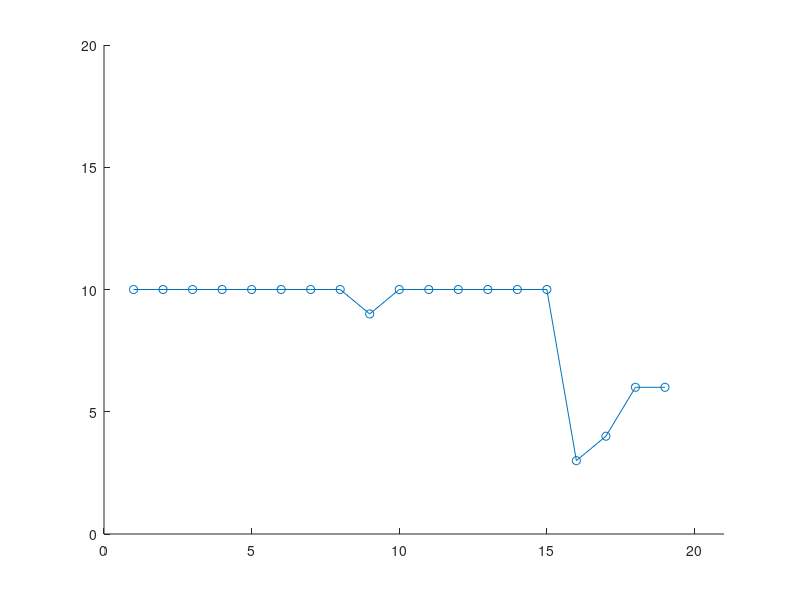

MATLAB code to generate this figure: (Note: this script raises an error after producing the figure.)
clear;close all;clc;
n_order = 7;

y = [10, 10, 10, 10, 10, 10, 10, 10, 9, 10, 10, 10, 10, 10, 10, 3, 4, 6, 6];

x = 1:size(y, 2);
n_seg = size(y, 2) - 1;

% plot the data
figure;
axis([0, size(y, 2)+2, 0, 20]);
hold on;
plot(x, y, '-o');
hold on;

% set the start state and end state
start_state = y(1);
end_state = y(end);

% define the segment time
for i = 1:n_seg
    ts(i) = 1;
end
ts(end) = 1;

% solve the QP program
coff = MinimumSnapQPSolver(start_state, end_state, y, ts, n_seg, n_order);


% plot the poly
X_n = [];
Y_n = [];

k = 1;
tstep = 0.01;
for i=0:n_seg-1
    P = coff((n_order+1)*i+1:(n_order+1)*i+(n_order+1));
    for t=0:tstep:ts(i+1)
        X_n(k) = 1 + (k-1)/100;
        Y_n(k) = polyval(flip(P),t);
        k = k+1;
    end
end
plot(X_n, Y_n ,'Color','#FFA500','LineWidth',2);

% plot the derivative
% d  = [];
% for i=0:n_seg-1
    % P = coff((n_order+1)*i+1:(n_order+1)*i+(n_order+1));
    % d = [d, derivative(P, 0, ts(i+1),tstep, 1)];
% end
% plot(X_n,d)
% hold on;


function poly_coef = MinimumSnapQPSolver(start_state, end_state, y, ts, n_seg, n_order)
    start_cond = zeros((n_order+1)/2, 1);
    start_cond(1) = start_state;
    end_cond = zeros((n_order+1)/2, 1);
    end_cond(1) = end_state;
    % get the weight of objective function
    Q = getQ_p_arms(n_seg, n_order, ts);
    % get the linear part of the objective function
    [Aeq, beq] = getAbeq_arms(n_seg, n_order, ts, start_cond, end_cond);
%     [Auneq, buneq]= getAbuneq(n_seg, n_order, ts, 1.0,1.0);
    f = zeros(size(Q,1),1);
    ub = inf(n_seg*(n_order+1),1)*10;
    lb = -inf(n_seg*(n_order+1),1)*3;
    for i = 2:n_seg
        ub(1 + (i-1) * (n_order+1),1) = y(i)-0.5;
        ub(2 + (i-1) * (n_order+1),1) = 5;
        lb(1 + (i-1) * (n_order+1),1) = 1;
        lb(2 + (i-1) * (n_order+1),1) = -5;
    end
    poly_coef = quadprog(Q,f,[], [],Aeq, beq,lb,ub);
end